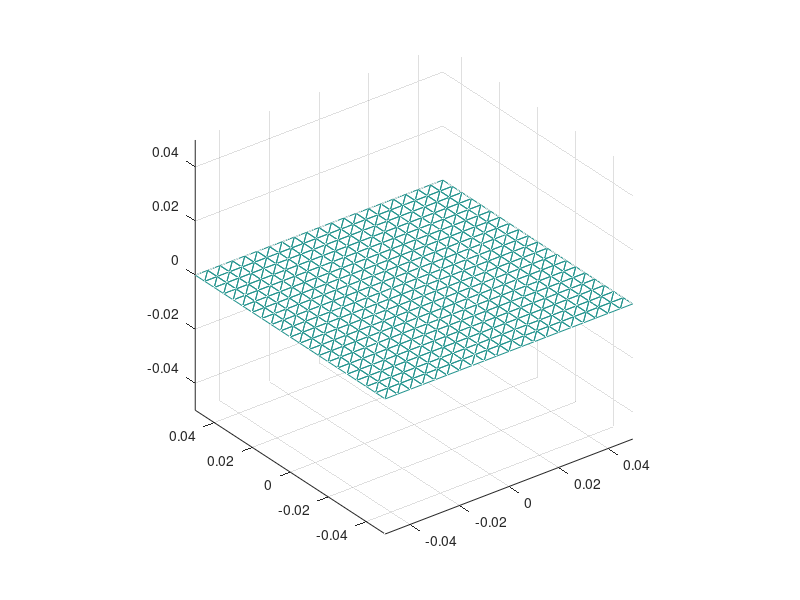

Recreate this plot in MATLAB. (Note: this script raises an error after producing the figure.)
clearvars
% close all

%%%%%%%%%%%%%%%%%%%%%%%%%%%%%%%%%%%%%%%%%%%%%%%%%%%%%%%%%%%%%%%%%%%%%%%%%%%%%%%%
% physical parameters                                                          %
%%%%%%%%%%%%%%%%%%%%%%%%%%%%%%%%%%%%%%%%%%%%%%%%%%%%%%%%%%%%%%%%%%%%%%%%%%%%%%%%

sigma = 4.6729e6;
freq = 1000;
thickness = 3e-3;
omega = 2 * pi * freq;
mu0 = 4 * pi * 1e-7;
mr = 1.;
mu = mu0*mr;
skindepth = sqrt(2/omega/mu/sigma);

% uniform background magnetic field (peak values)
B0x = 0;
B0y = 0;
B0z = 1;

%%%%%%%%%%%%%%%%%%%%%%%%%%%%%%%%%%%%%%%%%%%%%%%%%%%%%%%%%%%%%%%%%%%%%%%%%%%%%%%%
% mesh construction                                                            %
%%%%%%%%%%%%%%%%%%%%%%%%%%%%%%%%%%%%%%%%%%%%%%%%%%%%%%%%%%%%%%%%%%%%%%%%%%%%%%%%

a = 0.1;
b = 0.1;
m = 20;
n = 20;
figure
[Y,X] = meshgrid(linspace(-b/2,b/2,n+1), linspace(-a/2,a/2,m+1));
%Z = zeros(size(X));
Z = 0. * (X.^2 - Y.^2);
% nodes matrix: (size 3 x num_nodes)
nodes = [X(:)'; Y(:)'; Z(:)'];

% connectivity matrix: (size 3 x num_elements)
cnc = [1,   m+3;
       2,   m+2;
       m+3, 1];
cnc = repmat(cnc, 1, m);
cnc += kron([0:m-1], [1,1]);
cnc = repmat(cnc, 1, n);
cnc += kron([0:m+1:m*n], ones(3,m*2));

trimesh(cnc', nodes(1,:), nodes(2,:), nodes(3,:));
axis equal

midpoint = squeeze(sum(reshape(nodes(:,cnc), 3,3,[]), 2))/3;

num_elements = size(cnc, 2);
num_nodes = size(nodes, 2);

X1 = nodes(:, cnc(1, :));
X2 = nodes(:, cnc(2, :));
X3 = nodes(:, cnc(3, :));
Area = 0.5 * norm(cross(X2-X1, X3-X1, 1), 2, 'cols');


%%%%%%%%%%%%%%%%%%%%%%%%%%%%%%%%%%%%%%%%%%%%%%%%%%%%%%%%%%%%%%%%%%%%%%%%%%%%%%%%
% matrix and rhs assembly                                                      %
%%%%%%%%%%%%%%%%%%%%%%%%%%%%%%%%%%%%%%%%%%%%%%%%%%%%%%%%%%%%%%%%%%%%%%%%%%%%%%%%

A0_func = @(x) [0.5 * (B0y * x(3,:) - B0z * x(2,:)); ...
                0.5 * (B0z * x(1,:) - B0x * x(3,:)); ...
                0.5 * (B0x * x(2,:) - B0y * x(1,:))];
A0 = A0_func(midpoint);

Curlw = nan(3, num_elements, 3);
for ii = 1:num_elements
  for mm = 1:3
    Curlw(:, ii, mm) = curlw(mm, X1(:, ii), X2(:, ii), X3(:, ii));
  end
end

M = zeros(num_nodes);
rhs = zeros(num_nodes, 1);

fprintf('Matrix assembly\n')
tic
GG = tanh((1+1i)*thickness/2/skindepth)/((1+1i)*thickness/2/skindepth);
for ii = 1:num_elements

  [gpi, gwi] = tri_gauss_points(3, X1(:, ii), X2(:, ii), X3(:, ii));
  gpi = squeeze(gpi);
  gwi = squeeze(gwi);

  % resistance matrix
  %
  %                      /  ->         ->
  % R = 1/(GG . sigma) * | CurlT(x) . CurlT'(x) dx
  %                      /
  %                      S
  
  for mm = 1:3
    for nn = 1:3
      M(cnc(mm, ii), cnc(nn, ii)) += Curlw(:,ii,nn).' * Curlw(:,ii,mm) * Area(ii) / sigma / GG;
    end
  end

  % inductance matrix
  %
  %                                 / /   ->         ->
  % L = (mu0 * thickness)/(4*pi) *  | | (CurlT(x) . CurlT'(y)) / |x - y| dxdy
  %                                 / /
  %                                 S S
  G = zeros(numel(gwi), num_elements);
  for kk = 1:numel(gwi)
    G(kk,:) = int_Gconst_tri_mesh(nodes, cnc, gpi(:,kk));
  end
  for mm = 1:3
    for nn = 1:3
      MM = (gwi.' * G) .* ((Curlw(:,ii,mm).' * Curlw(:,:,nn))) ...
         * thickness * 1i * omega * mu0 / (4 * pi);
      M(cnc(mm, ii), :) += accumarray(cnc(nn,:).', MM, [1,num_nodes]);
    end
  end % M = R + 1i * omega * L

  % right-hand side
  %
  %                     /  ->       ->
  % rhs = -1i * omega * | A0(x) . CurlT(x) dx
  %                     /
  %                     S
  for mm = 1:3
    rhs(cnc(mm, ii)) += -1i * omega * Curlw(:,ii,mm).' * A0(:, ii) * Area(ii);
  end

end
toc
fprintf('\n')

%%%%%%%%%%%%%%%%%%%%%%%%%%%%%%%%%%%%%%%%%%%%%%%%%%%%%%%%%%%%%%%%%%%%%%%%%%%%%%%%
% homogeneous dirichlet boundary conditions on T                               %
%%%%%%%%%%%%%%%%%%%%%%%%%%%%%%%%%%%%%%%%%%%%%%%%%%%%%%%%%%%%%%%%%%%%%%%%%%%%%%%%

idx_left  = [1: (m+1): (m+1)*(n+1)];
idx_right = [m+1: (m+1): (m+1)*(n+1)];
idx_lower = [1: 1: (m+1)];
idx_upper = [(m+1)*n+1: 1: (m+1)*(n+1)];
idx_boundary = [idx_lower, idx_upper, idx_left, idx_right];
M(idx_boundary,:) = 0;
for ii = idx_boundary
  M(ii, ii) = 1;
end
rhs(idx_boundary) = 0;

%%%%%%%%%%%%%%%%%%%%%%%%%%%%%%%%%%%%%%%%%%%%%%%%%%%%%%%%%%%%%%%%%%%%%%%%%%%%%%%%
% linear system solution                                                       %
%%%%%%%%%%%%%%%%%%%%%%%%%%%%%%%%%%%%%%%%%%%%%%%%%%%%%%%%%%%%%%%%%%%%%%%%%%%%%%%%

% diagonal preconditioner
Pinv = 1./ diag(M);
M = Pinv .* M;
rhs = Pinv .* rhs;

T = M \ rhs;

%%%%%%%%%%%%%%%%%%%%%%%%%%%%%%%%%%%%%%%%%%%%%%%%%%%%%%%%%%%%%%%%%%%%%%%%%%%%%%%%
% post-processing and plots                                                    %
%%%%%%%%%%%%%%%%%%%%%%%%%%%%%%%%%%%%%%%%%%%%%%%%%%%%%%%%%%%%%%%%%%%%%%%%%%%%%%%%

J = zeros(3, num_elements);
for ii = 1:num_elements
  for mm = 1:3
    J(:,ii) += T(cnc(mm, ii))*Curlw(:,ii,mm);
  end
end




Btot = zeros(3,num_elements);

prec_in_small_tria = 3;
prec_in_near_tria = 4;
prec_in_far_tria = 1;
distance_near = 0.004;
disp("start computation of Btotal\ncomputed elements:")
elem_index_vector = 1:num_elements;
for ii = 1:num_elements
  if mod(ii,50) == 0
    disp(ii)
  endif
  for jj = 1:num_elements
    if jj == ii
      x1tr = X1(:,ii);
      x2tr = x1tr + (X2(:,ii) - x1tr)/3;
      x3tr = x1tr + (X3(:,ii) - x1tr)/3;
      [gpst,gwst] = tri_gauss_points(prec_in_small_tria,x1tr,x2tr,x3tr);
      gps = squeeze(gpst);
      gws = squeeze(gwst);
      for kk = 1:size(gps,2)
        Btot(:,ii) += gws(kk).*cross(J(:,ii),gps(:,kk)-midpoint(:,ii))./(norm(gps(:,kk)-midpoint(:,ii))^3);
      end
      x1tr = X2(:,ii);
      x2tr = x1tr + (X3(:,ii) - x1tr)/3;
      x3tr = x1tr + (X1(:,ii) - x1tr)/3;
      [gpst,gwst] = tri_gauss_points(prec_in_small_tria,x1tr,x2tr,x3tr);
      gps = squeeze(gpst);
      gws = squeeze(gwst);
      for kk = 1:size(gps,2)
        Btot(:,ii) += gws(kk).*cross(J(:,ii),gps(:,kk)-midpoint(:,ii))./(norm(gps(:,kk)-midpoint(:,ii))^3);
      end
      x1tr = X3(:,ii);
      x2tr = x1tr + (X1(:,ii) - x1tr)/3;
      x3tr = x1tr + (X2(:,ii) - x1tr)/3;
      [gpst,gwst] = tri_gauss_points(prec_in_small_tria,x1tr,x2tr,x3tr);
      gps = squeeze(gpst);
      gws = squeeze(gwst);
      for kk = 1:size(gps,2)
        Btot(:,ii) += gws(kk).*cross(J(:,ii),gps(:,kk)-midpoint(:,ii))./(norm(gps(:,kk)-midpoint(:,ii))^3);
      end
    elseif norm(midpoint(ii) - midpoint(jj)) < distance_near
      [gpst,gwst] = tri_gauss_points(prec_in_near_tria,X1(:,jj),X2(:,jj),X3(:,jj));
      gps = squeeze(gpst);
      gws = squeeze(gwst);
      for kk = 1:size(gps,2)
        Btot(:,ii) += gws(kk).*cross(J(:,ii),gps(:,kk)-midpoint(:,ii))./(norm(gps(:,kk)-midpoint(:,ii))^3);
      end
    else
      [gpst,gwst] = tri_gauss_points(prec_in_far_tria,X1(:,jj),X2(:,jj),X3(:,jj));
      gps = squeeze(gpst);
      gws = squeeze(gwst);
      for kk = 1:size(gps,2)
        Btot(:,ii) += gws(kk).*cross(J(:,ii),gps(:,kk)-midpoint(:,ii))./(norm(gps(:,kk)-midpoint(:,ii))^3);
      end
    endif
  end
end
Btot = Btot.*(GG*mu0/4/pi);
Btot += [B0x,B0y,B0z]'.*ones(3,num_elements);
Bm = Btot - (dot(Btot,cross(X2-X1,X3-X1))./((norm(cross(X2-X1,X3-X1),'cols')).^2)) .* cross(X2-X1,X3-X1);


losses = thickness*real(dot(J,J)/GG/sigma - 1i*omega*dot(Bm,Bm)/GG/mu0);
losses_tot = dot(losses,Area)




%losses = 0.5 * dot(J,J,1) / sigma / GG;
%losses_tot = losses * Area.' * thickness
%fprintf('Joule losses = %e W\n', losses_tot)

Jabs_real = norm(real(J), 2, 'cols');
Jabs_imag = norm(imag(J), 2, 'cols');


figure
hold on
axis equal
hh = trisurf(cnc', nodes(1,:), nodes(2,:), nodes(3,:), Jabs_real);
set(hh,'FaceColor','flat');
colormap('jet')
colorbar
quiver3(midpoint(1,:), midpoint(2,:), midpoint(3,:), ...
        real(J(1,:)), real(J(2,:)), real(J(3,:)), ...
        'k', 'linewidth', 1.5)
title('Volume current density - real part [A/m^2]')

figure
hold on
axis equal
hh = trisurf(cnc', nodes(1,:), nodes(2,:), nodes(3,:), Jabs_imag);
set(hh,'FaceColor','flat');
colormap('jet')
colorbar
quiver3(midpoint(1,:), midpoint(2,:), midpoint(3,:), ...
        imag(J(1,:)), imag(J(2,:)), imag(J(3,:)), ...
        'k')
title('Volume current density - imaginary part [A/m^2]')

figure
hold on
axis equal
hh = trisurf(cnc', nodes(1,:), nodes(2,:), nodes(3,:), losses);
set(hh,'FaceColor','flat');
colormap('jet')
colorbar
title('Volumetric loss density [W/m^3]')
